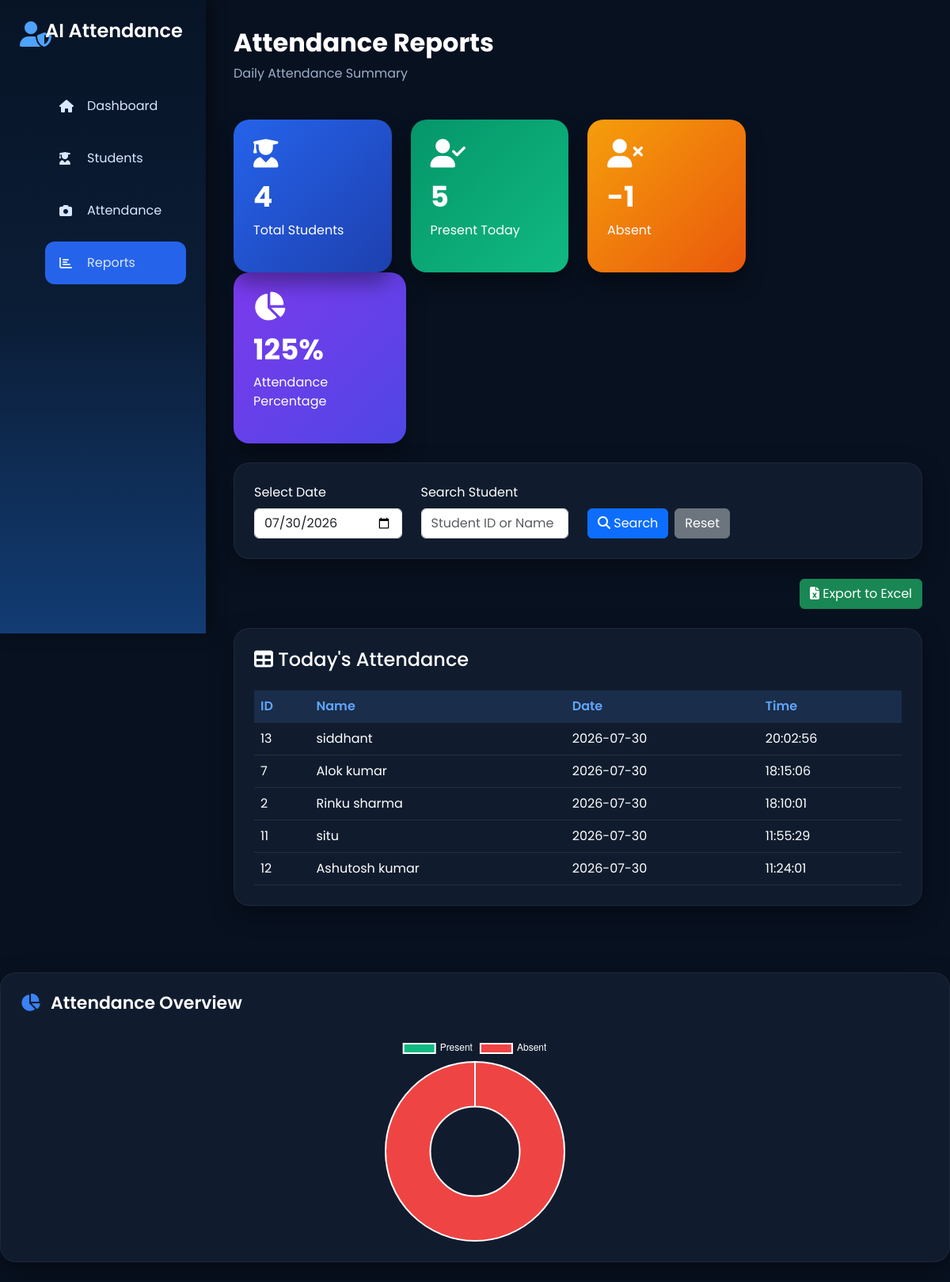
Page /reports on the committed database.
### tables this page shows
CREATE TABLE attendance(
    id INTEGER PRIMARY KEY AUTOINCREMENT,
    student_id INTEGER,
    name TEXT,
    date TEXT,
    time TEXT,
    status TEXT
);

### app.py (the view)
@app.route("/reports")
def reports():
    selected_date = request.args.get(
        "date",
        datetime.now().strftime("%Y-%m-%d")
    )
    search = request.args.get("search", "")
    conn = sqlite3.connect("database/attendance.db")
    cursor = conn.cursor()
    cursor.execute("SELECT COUNT(*) FROM students")
    total_students = cursor.fetchone()[0]
    if search:
        cursor.execute("""
            SELECT student_id,name,date,time
            FROM attendance
            WHERE date=?
            AND (
                student_id LIKE ?
                OR name LIKE ?
            )
            ORDER BY time DESC
        """, (
            selected_date,
            f"%{search}%",
            f"%{search}%"
        ))
    else:
        cursor.execute("""
            SELECT student_id,name,date,time
            FROM attendance
            WHERE date=?
            ORDER BY time DESC
        """, (selected_date,))
    records = cursor.fetchall()
    present = len(records)
    absent = total_students - present
    attendance_percentage = 0
    if total_students > 0:
        attendance_percentage = round(
            (present / total_students) * 100
        )
    conn.close()
    return render_template(
        "reports.html",
        records=records,
        selected_date=selected_date,
        search=search,
        total_students=total_students,
        present=present,
        absent=absent,
        attendance_percentage=attendance_percentage
    )

### templates/reports.html (shortened to what this page needs)
<!DOCTYPE html>
<html lang="en">
<head>
<link href="https://cdn.jsdelivr.net/npm/bootstrap@5.3.3/dist/css/bootstrap.min.css" rel="stylesheet">
<link href="https://cdnjs.cloudflare.com/ajax/libs/font-awesome/6.6.0/css/all.min.css" rel="stylesheet">
<link rel="stylesheet"
href="{{ url_for('static', filename='css/dashboard.css') }}">
</head>
<body>
<div class="sidebar">
<div class="logo">
<i class="fas fa-user-shield"></i>
<h2>AI Attendance</h2>
</div>
<ul>
<li><a href="/dashboard"><i class="fas fa-house"></i> Dashboard</a></li>
<li><a href="/students"><i class="fas fa-user-graduate"></i> Students</a></li>
<li><a href="/attendance"><i class="fas fa-camera"></i> Attendance</a></li>
<li><a class="active" href="/reports"><i class="fas fa-chart-bar"></i> Reports</a></li>
</ul>
</div>
<div class="main-content">
<div class="topbar">
<div>
<h2>Attendance Reports</h2>
<p>Daily Attendance Summary</p>
</div>
</div>
<div class="row g-4">
<div class="col-md-3">
<div class="stat-card blue">
<i class="fas fa-user-graduate"></i>
<h2>{{ total_students }}</h2>
<p>Total Students</p>
</div>
</div>
<div class="col-md-3">
<div class="stat-card green">
<i class="fas fa-user-check"></i>
<h2>{{ present}}</h2>
<p>Present Today</p>
</div>
</div>
<div class="col-md-3">
<div class="stat-card orange">
<i class="fas fa-user-xmark"></i>
<h2>{{ absent }}</h2>
<p>Absent</p>
</div>
</div>
</div>
    <div class="col-md-3">
<div class="stat-card purple">
<i class="fas fa-chart-pie"></i>
<h2>{{ attendance_percentage }}%</h2>
<p>Attendance Percentage</p>
</div>
</div>
    <div class="panel mt-4">
<form method="GET" action="/reports">
<div class="row">
<div class="col-md-3">
<label class="form-label">Select Date</label>
<input
    type="date"
    name="date"
    value="{{ selected_date }}"
    class="form-control">
</div>
<div class="col-md-3">
<label class="form-label">Search Student</label>
<input
    type="text"
    name="search"
    value="{{ search }}"
    placeholder="Student ID or Name"
    class="form-control">
</div>
<div class="col-md-3 d-flex align-items-end">
<button class="btn btn-primary me-2">
<i class="fas fa-search"></i>
Search
</button>
<a href="/reports" class="btn btn-secondary">
Reset
</a>
</div>
</div>
</form>
</div>
    <div class="d-flex justify-content-end mb-3">
    <a href="/export_excel" class="btn btn-success">
        <i class="fas fa-file-excel"></i>
        Export to Excel
    </a>
</div>
<div class="panel mt-4">
<h4 class="mb-4">
<i class="fas fa-table"></i>
Today's Attendance
</h4>
<div class="table-responsive">
<table class="table table-dark table-hover">
<thead>
<tr>
<th>ID</th>
<th>Name</th>
<th>Date</th>
<th>Time</th>
</tr>
</thead>
<tbody>
{% for row in records %}
<tr>
<td>{{ row[0] }}</td>
<td>{{ row[1] }}</td>
<td>{{ row[2] }}</td>
<td>{{ row[3] }}</td>
</tr>
{% endfor %}
</tbody>
</table>
</div>
</div>
</div>
<div class="panel mt-4">
    <div class="panel-title">
        <h4><i class="fas fa-chart-pie"></i> Attendance Overview</h4>
    </div>
    <div style="height:260px;">
        <canvas id="attendanceChart"></canvas>
    </div>
</div>
<script>
const present = Number("{{ present_today }}");
const absent = Number("{{ absent }}");
const ctx = document.getElementById("attendanceChart");
new Chart(ctx, {
    type: "doughnut",
    data: {
        labels: ["Present", "Absent"],
        datasets: [{
            data: [present, absent],
            backgroundColor: [
                "#10B981",
                "#EF4444"
            ]
        }]
    },
    options: {
        responsive: true,
        plugins: {
            legend: {
                labels: {
                    color: "white"
                }
            }
        }
    }
});
</script>
</body>
</html>

### static/css/dashboard.css (style rules this page uses)
* { margin:0; padding:0; box-sizing:border-box; font-family:'Poppins',sans-serif; }
body { background:#081120; color:#fff; }
.sidebar { position:fixed; left:0; top:0; width:260px; height:100vh; background:linear-gradient(180deg,#071426,#0B1D36,#123C74); padding:25px; box-shadow:5px 0 20px rgba(0,0,0,.45); }
.logo { display:flex; align-items:center; gap:12px; margin-bottom:45px; }
.logo i { font-size:32px; color:#4DA3FF; }
.logo h2 { font-size:24px; font-weight:600; }
.sidebar ul { list-style:none; }
.sidebar ul li { margin:12px 0; }
.sidebar ul li a { display:flex; align-items:center; gap:15px; color:#D8E7FF; text-decoration:none; padding:15px 18px; border-radius:12px; transition:.3s; }
.sidebar ul li a.active { background:#2563EB; }
.sidebar i { width:20px; }
.main-content { margin-left:260px; padding:35px; }
.topbar { display:flex; justify-content:space-between; align-items:center; margin-bottom:30px; }
.topbar h2 { font-size:32px; font-weight:700; }
.topbar p { color:#9CAFCB; }
.stat-card { border-radius:20px; padding:25px; color:white; transition:.35s; cursor:pointer; box-shadow:0 15px 25px rgba(0,0,0,.35); }
.stat-card i { font-size:36px; margin-bottom:15px; }
.stat-card h2 { font-size:36px; font-weight:700; }
.stat-card p { margin-top:8px; font-size:16px; }
.blue { background:linear-gradient(135deg,#2563EB,#1E40AF); }
.green { background:linear-gradient(135deg,#059669,#10B981); }
.orange { background:linear-gradient(135deg,#F59E0B,#EA580C); }
.purple { background:linear-gradient(135deg,#7C3AED,#4F46E5); }
.panel { background:#101C2E; border-radius:20px; padding:25px; box-shadow:0 10px 30px rgba(0,0,0,.35); margin-bottom:25px; border:1px solid rgba(255,255,255,.05); }
.panel-title { display:flex; justify-content:space-between; align-items:center; margin-bottom:20px; }
.panel-title h4 { color:white; font-size:22px; font-weight:600; }
.panel-title i { color:#3B82F6; margin-right:8px; }
.table { margin-bottom:0; }
.table-dark { --bs-table-bg:#101C2E; --bs-table-hover-bg:#16253D; }
.table th { color:#60A5FA; font-weight:600; border-bottom:1px solid rgba(255,255,255,.08); }
.table td { color:white; vertical-align:middle; border-bottom:1px solid rgba(255,255,255,.05); }
.table { background: #101C2E !important; color: white !important; }
.table tbody { background: #101C2E !important; }
.table tbody tr { background: #101C2E !important; }
.table tbody td { color: white !important; background: #101C2E !important; border-color: rgba(255,255,255,.08); }
.table thead th { background: #1A2D4A !important; color: #60A5FA !important; }
#attendanceChart { max-width:260px; max-height:260px; margin:auto; }

### rows in the picture
attendance: student "13", name "siddhant", date "2026-07-30", time "20:02:56"
attendance: student "7", name "Alok kumar", date "2026-07-30", time "18:15:06"
attendance: student "2", name "Rinku sharma", date "2026-07-30", time "18:10:01"
attendance: student "11", name "situ", date "2026-07-30", time "11:55:29"
attendance: student "12", name "Ashutosh kumar", date "2026-07-30", time "11:24:01"

### other values in the picture
{{ total_students }} "4"
{{ present }} "5"
{{ absent }} "-1"
{{ attendance_percentage }} "125"
